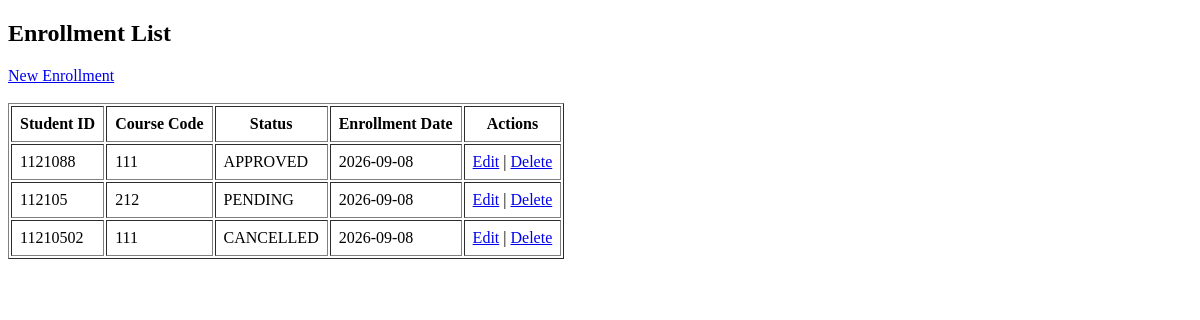
Page /enrollments/ (signed in) on the earlier database version.
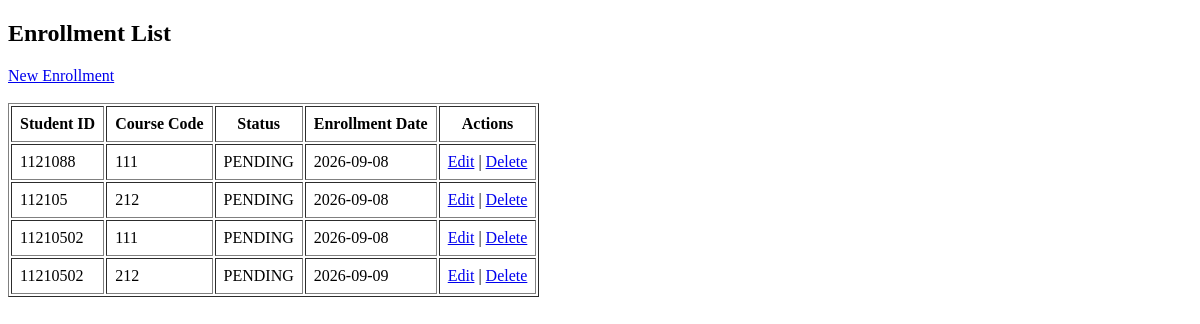
Same page on the later database version.
### enrollments/models.py (models this page shows, shortened)
class Enrollment(models.Model):
    STATUS_CHOICES = (
        ('PENDING', 'Pending'),
        ('APPROVED', 'Approved'),
        ('CANCELLED', 'Cancelled'),
    )
    student = models.ForeignKey(Student, on_delete=models.CASCADE, related_name='enrollments')
    course = models.ForeignKey(Course, on_delete=models.CASCADE, related_name='enrollments')
    enrollment_date = models.DateTimeField(auto_now_add=True)
    status = models.CharField(max_length=10, choices=STATUS_CHOICES, default='APPROVED')
    class Meta:
        unique_together = ('student', 'course') # একজন শিক্ষার্থী একই কোর্সে একাধিকবার এনরোলমেন্ট করতে পারবে না

### students/models.py (models this page shows)
class Student(models.Model):
    name = models.CharField(max_length=100)
    student_id = models.CharField(max_length=20, unique=True)
    email = models.EmailField(unique=True)
    phone = models.CharField(max_length=15)
    date_of_birth = models.DateField()
    address = models.TextField()
    profile_picture = models.ImageField(upload_to='students/', blank=True, null=True)
    department = models.ForeignKey(
        Department,
        on_delete=models.CASCADE,
        related_name='students'
    )

### courses/models.py (models this page shows, shortened)
class Course(models.Model):
    title = models.CharField(max_length=200, verbose_name="Course Title")
    code = models.CharField(max_length=20, unique=True, verbose_name="Course Code")
    description = models.TextField(blank=True, null=True)
    credit_hours = models.PositiveIntegerField(default=3)
    course_fee = models.DecimalField(max_digits=10, decimal_places=2, default=0.00)
    is_active = models.BooleanField(default=True)
    created_at = models.DateTimeField(auto_now_add=True)

### enrollments/views.py (the view)
# urls.py: path('', views.enrollment_list, name='enrollment_list'),
@login_required
def enrollment_list(request):
    enrollments = Enrollment.objects.select_related('student', 'course').all()
    return render(request, 'enrollments/enrollment_list.html', {'enrollments': enrollments})

### enrollments/templates/enrollments/enrollment_list.html (shortened to what this page needs)
<!DOCTYPE html>
<html>
<head>
</head>
<body>
    <h2>Enrollment List</h2>
    <a href="{% url 'enrollments:enrollment_create' %}">New Enrollment</a>
    <br><br>
    <table border="1" cellpadding="8">
        <thead>
            <tr>
                <th>Student ID</th>
                <th>Course Code</th>
                <th>Status</th>
                <th>Enrollment Date</th>
                <th>Actions</th>
            </tr>
        </thead>
        <tbody>
            {% for item in enrollments %}
            <tr>
                <td>{{ item.student.student_id }}</td>
                <td>{{ item.course.code }}</td>
                <td>{{ item.status }}</td>
                <td>{{ item.enrollment_date|date:"Y-m-d" }}</td>
                <td>
                    <a href="{% url 'enrollments:enrollment_update' item.pk %}">Edit</a> |
                    <a href="{% url 'enrollments:enrollment_delete' item.pk %}">Delete</a>
                </td>
            </tr>
            {% empty %}
            <tr>
                <td colspan="5">No enrollments found.</td>
            </tr>
            {% endfor %}
        </tbody>
    </table>
</body>
</html>

Differences in the rows shown:
changed Enrollment (number 1 of 4 on the later page): status "APPROVED" → "PENDING"
changed Enrollment (number 3 of 4 on the later page): status "CANCELLED" → "PENDING"
added Enrollment: student.student_id "11210502", course.code "212", status "PENDING", enrollment_date "2026-09-09"
